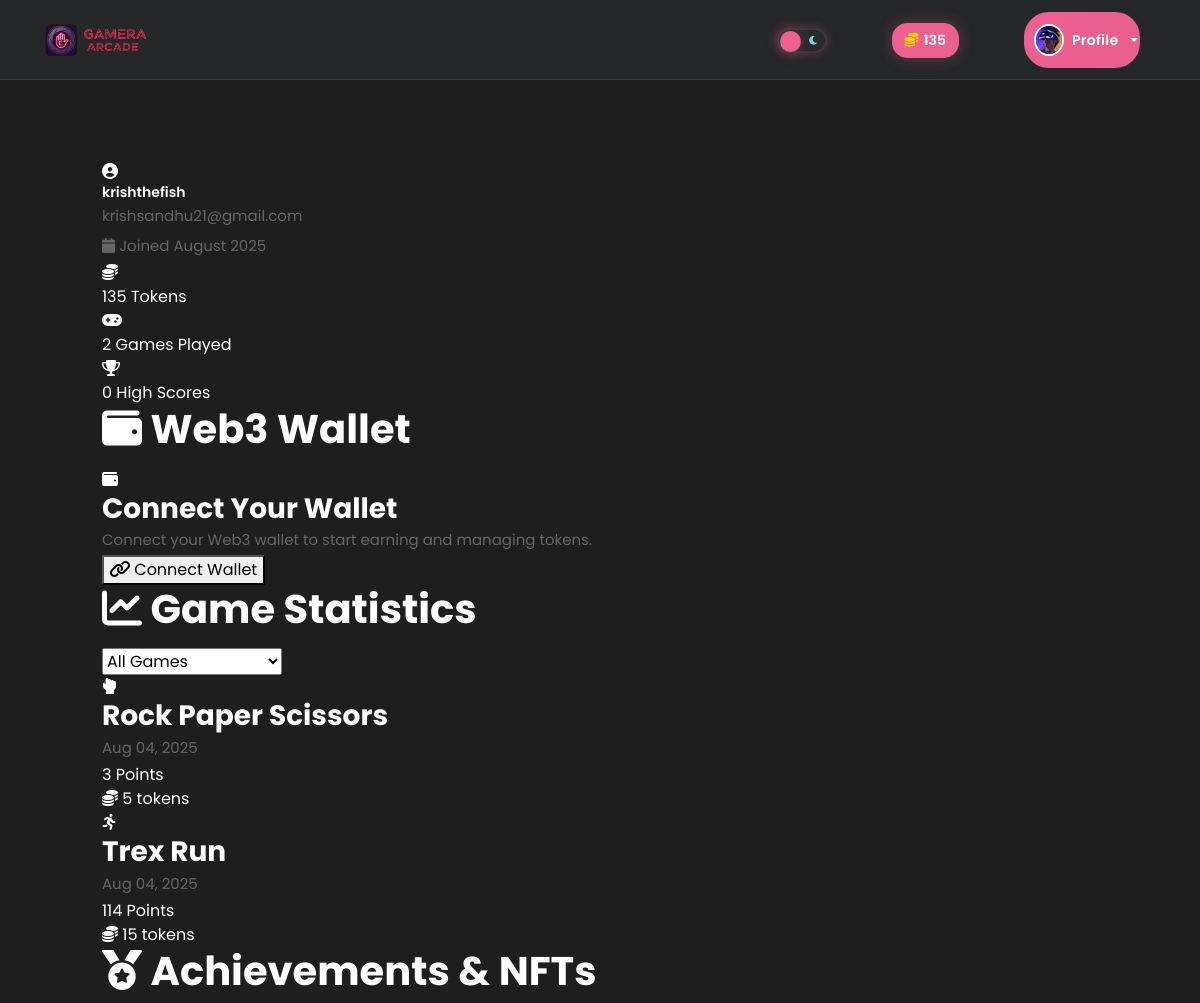
Before: /profile (signed in, upper part) with the older database file.
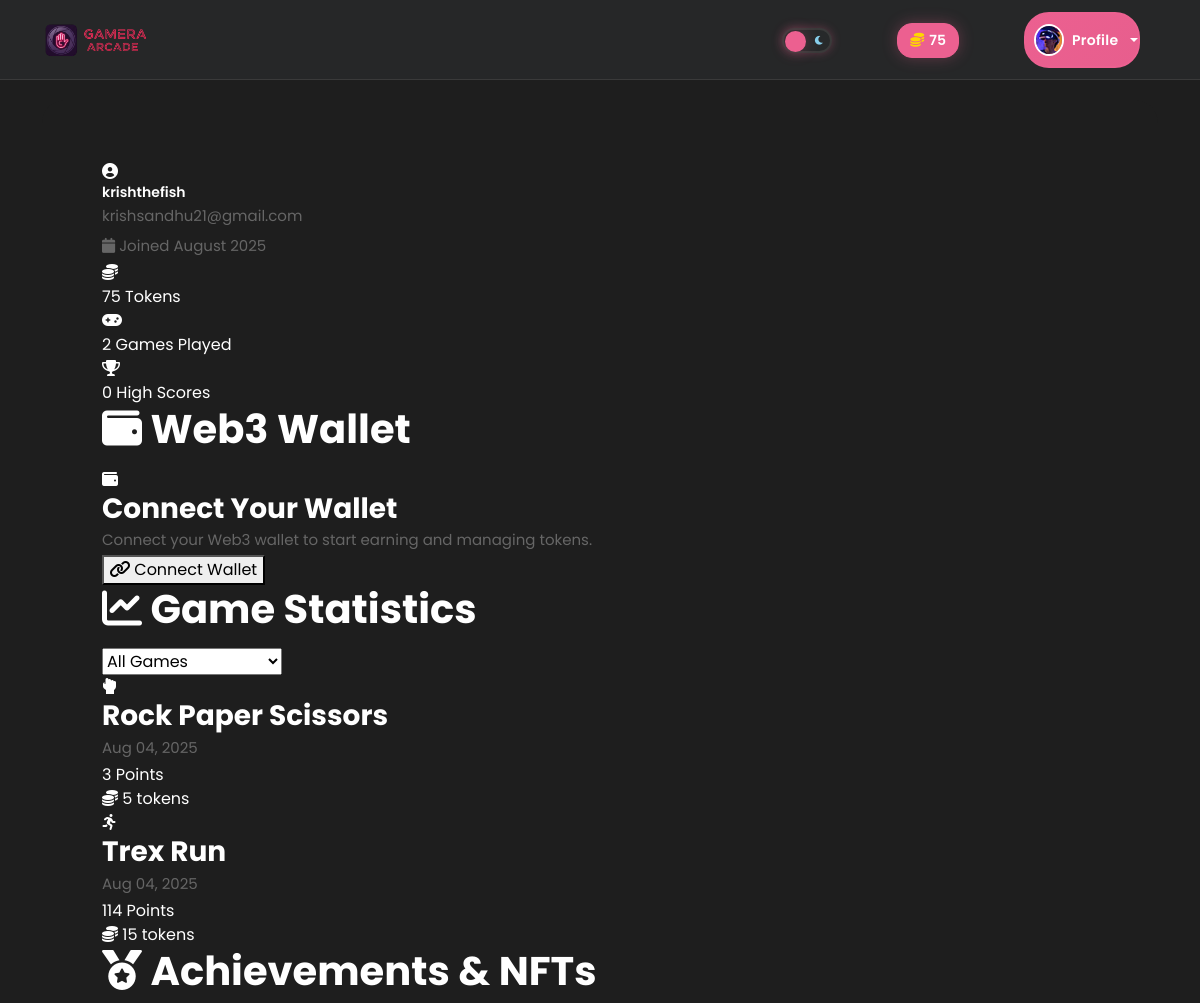
After: the same page with the newer database file.
### app.py (models this page shows)
class User(db.Model):
    id = db.Column(db.Integer, primary_key=True)
    username = db.Column(db.String(80), unique=True, nullable=False)
    email = db.Column(db.String(120), unique=True, nullable=False)
    password_hash = db.Column(db.String(120), nullable=False)
    wallet_address = db.Column(db.String(42), nullable=True)  # Web3 wallet address
    tokens = db.Column(db.Integer, default=1000)  # Game tokens earned
    created_at = db.Column(db.DateTime, default=datetime.utcnow)
    scores = db.relationship('Score', backref='user', lazy=True)

class Score(db.Model):
    id = db.Column(db.Integer, primary_key=True)
    user_id = db.Column(db.Integer, db.ForeignKey('user.id'), nullable=False)
    game_name = db.Column(db.String(50), nullable=False)
    score = db.Column(db.Integer, nullable=False)
    tokens_earned = db.Column(db.Integer, default=0)
    created_at = db.Column(db.DateTime, default=datetime.utcnow)

### app.py (the view)
@app.route('/profile')
def profile():
    if 'user_id' not in session:
        return redirect(url_for('auth'))
    user = User.query.get(session['user_id'])
    user_scores = Score.query.filter_by(user_id=user.id)\
        .order_by(Score.created_at.desc())\
        .limit(20)\
        .all()
    return render_template('profile.html', user=user, scores=user_scores)

### templates/profile.html (shortened to what this page needs)
{% extends "layout.html" %}
{% block content %}
<div class="profile-page">
    <div class="profile-header">
        <div class="profile-info">
            <div class="profile-avatar">
                <i class="fas fa-user-circle"></i>
            </div>
            <div class="profile-details">
                <h1 class="profile-name">{{ user.username }}</h1>
                <p class="profile-email">{{ user.email }}</p>
                <p class="profile-joined">
                    <i class="fas fa-calendar"></i>
                    Joined {{ user.created_at.strftime('%B %Y') }}
                </p>
            </div>
        </div>
        <div class="profile-stats">
            <div class="stat-card">
                <div class="stat-icon">
                    <i class="fas fa-coins"></i>
                </div>
                <div class="stat-info">
                    <span class="stat-number">{{ user.tokens }}</span>
                    <span class="stat-label">Tokens</span>
                </div>
            </div>
            <div class="stat-card">
                <div class="stat-icon">
                    <i class="fas fa-gamepad"></i>
                </div>
                <div class="stat-info">
                    <span class="stat-number">{{ scores|length }}</span>
                    <span class="stat-label">Games Played</span>
                </div>
            </div>
            <div class="stat-card">
                <div class="stat-icon">
                    <i class="fas fa-trophy"></i>
                </div>
                <div class="stat-info">
                    <span class="stat-number">{{ scores|selectattr('score', 'gt', 1000)|list|length }}</span>
                    <span class="stat-label">High Scores</span>
                </div>
            </div>
        </div>
    </div>
    <div class="profile-content">
        <div class="profile-section">
            <div class="section-header">
                <h2 class="section-title">
                    <i class="fas fa-wallet"></i>
                    Web3 Wallet
                </h2>
            </div>
            <div class="wallet-info">
                {% if user.wallet_address %}
                    <div class="wallet-connected">
                        <div class="wallet-status">
                            <i class="fas fa-check-circle connected"></i>
                            <span>Wallet Connected</span>
                        </div>
                        <div class="wallet-address">
                            <code>{{ user.wallet_address[:6] }}...{{ user.wallet_address[-4:] }}</code>
                            <button class="copy-btn" onclick="copyToClipboard('{{ user.wallet_address }}')">
                                <i class="fas fa-copy"></i>
                            </button>
                        </div>
                        <div class="wallet-actions">
                            <button class="wallet-btn" onclick="viewOnExplorer('{{ user.wallet_address }}')">
                                <i class="fas fa-external-link-alt"></i>
                                View on Explorer
                            </button>
                            <button class="wallet-btn secondary" onclick="disconnectWallet()">
                                <i class="fas fa-unlink"></i>
                                Disconnect
                            </button>
                        </div>
                    </div>
                {% else %}
                    <div class="wallet-disconnected">
                        <div class="wallet-placeholder">
                            <i class="fas fa-wallet"></i>
                            <h3>Connect Your Wallet</h3>
                            <p>Connect your Web3 wallet to start earning and managing tokens.</p>
                            <button class="wallet-btn primary" onclick="connectWallet()">
                                <i class="fas fa-link"></i>
                                Connect Wallet
                            </button>
                        </div>
                    </div>
                {% endif %}
            </div>
        </div>
        <div class="profile-section">
            <div class="section-header">
                <h2 class="section-title">
                    <i class="fas fa-chart-line"></i>
                    Game Statistics
                </h2>
                <div class="section-filters">
                    <select id="gameFilter" onchange="filterScores()">
                        <option value="all">All Games</option>
                    </select>
                </div>
            </div>
            {% if scores %}
                <div class="scores-grid">
                    {% for score in scores %}
                        <div class="score-card" data-game="{{ score.game_name }}">
                            <div class="score-header">
                                <div class="game-icon">
                                    {% if score.game_name == 'fruit_ninja' %}
                                        <i class="fas fa-apple-alt"></i>
                                    {% elif score.game_name == 'trex_run' %}
                                        <i class="fas fa-running"></i>
                                    {% elif score.game_name == 'rock_paper_scissors' %}
                                        <i class="fas fa-hand-rock"></i>
                                    {% elif score.game_name == 'breakout' %}
                                        <i class="fas fa-square"></i>
                                    {% else %}
                                        <i class="fas fa-gamepad"></i>
                                    {% endif %}
                                </div>
                                <div class="score-info">
                                    <h3 class="game-name">{{ score.game_name.replace('_', ' ').title() }}</h3>
                                    <p class="score-date">{{ score.created_at.strftime('%b %d, %Y') }}</p>
                                </div>
                            </div>
                            <div class="score-details">
                                <div class="score-value">
                                    <span class="score-number">{{ score.score }}</span>
                                    <span class="score-label">Points</span>
                                </div>
                                <div class="tokens-earned">
                                    <i class="fas fa-coins"></i>
                                    <span>{{ score.tokens_earned }} tokens</span>
                                </div>
                            </div>
                        </div>
                    {% endfor %}
                </div>
            {% endif %}
        </div>
        <div class="profile-section">
            <div class="section-header">
                <h2 class="section-title">
                    <i class="fas fa-medal"></i>
                    Achievements & NFTs
                </h2>
            </div>
        </div>
    </div>
</div>
{% endblock %}

### templates/layout.html (shortened to what this page needs)
<!DOCTYPE html>
<html lang="en">
<head>
    <link href="{{ url_for('static', filename='bootstrap/css/bootstrap.min.css') }}" rel="stylesheet">
    <link rel="stylesheet" href="{{ url_for('static', filename='css/fontawesome.css') }}">
    <link rel="stylesheet" href="{{ url_for('static', filename='css/templatemo-cyborg-gaming.css') }}">
    <link rel="stylesheet" href="{{ url_for('static', filename='css/owl.css') }}">
    <link rel="stylesheet" href="{{ url_for('static', filename='css/animate.css') }}">
    <link rel="stylesheet" href="https://unpkg.com/swiper@7/swiper-bundle.min.css"/>
    <link rel="stylesheet" href="{{ url_for('static', filename='css/gamera-theme.css') }}">
    <link rel="stylesheet" href="{{ url_for('static', filename='css/gamera-fixes.css') }}">
</head>
<body>
    <header class="header-area header-sticky">
        <div class="container">
            <div class="row">
                <div class="col-12">
                    <nav class="main-nav">
                        <a href="{{ url_for('index') }}" class="logo">
                            <img src="{{ url_for('static', filename='images/logo.png') }}" alt="Gamera Arcade">
                        </a>
                        <ul class="nav">
                            {% if session.user_id %}
                                <li class="nav-item">
                                    <div class="theme-toggle-cyborg">
                                        <label for="theme-switch" class="theme-label">
                                            <i class="fas fa-moon moon-icon"></i>
                                            <span class="toggle-slider"></span>
                                        </label>
                                    </div>
                                </li>
                                <li class="nav-item">
                                    <div class="nav-coins" onclick="connectWallet()">
                                        <i class="fas fa-coins"></i>
                                        <span id="user-coins">{{ session.tokens }}</span>
                                    </div>
                                </li>
                                <li class="nav-item dropdown">
                                    <a href="#" class="nav-link dropdown-toggle" id="profileDropdown" onclick="toggleProfileDropdown(event)">
                                        <img src="{{ url_for('static', filename='images/profile-header.jpg') }}" alt="Profile" class="profile-img">
                                        <span class="profile-name">Profile</span>
                                    </a>
                                </li>
                            {% endif %}
                        </ul>
                    </nav>
                </div>
            </div>
        </div>
    </header>
    <div class="container">
        <div class="row">
            <div class="col-lg-12">
                <div class="page-content">
                    {% block content %}{% endblock %}
                </div>
            </div>
        </div>
    </div>
</body>
</html>

### static/css/templatemo-cyborg-gaming.css (style rules this page uses)
html, body, div, span, applet, object, iframe, h1, h2, h3, h4, h5, h6, p, blockquote, div pre, a, abbr, acronym, address, big, cite, code, del, dfn, em, font, img, ins, kbd, q, s, samp, small, strike, strong, sub, sup, tt, var, b, u, i, center, dl, dt, dd, ol, ul, li, figure, header, nav, section, article, aside, footer, figcaption { margin: 0; padding: 0; border: 0; outline: 0; }
ul, li { padding: 0; margin: 0; list-style: none; }
header, nav, section, article, aside, footer, hgroup { display: block; }
* { box-sizing: border-box; }
html, body { font-family: 'Poppins', sans-serif; font-weight: 400; background-color: #1e1e1e; font-size: 16px; -ms-text-size-adjust: 100%; -webkit-font-smoothing: antialiased; -moz-osx-font-smoothing: grayscale; }
a { color: #CCC; text-decoration: none !important; }
h1, h2, h3, h4, h5, h6 { margin-top: 0px; margin-bottom: 0px; color: #fff; font-weight: 700; }
ul { margin-bottom: 0px; }
p { font-size: 15px; line-height: 30px; color: #fff; }
img { width: 100%; overflow: hidden; }
html, body { background: #1f2122; font-family: 'Poppins', sans-serif; }
body .page-content { margin-top: 110px; background-color: #27292a; padding: 60px; border-radius: 23px; }
p { font-size: 15px; color: #666; line-height: 30px; margin-bottom: 0px; }
.header-area { background-color: transparent; position: absolute; height: 70px; top: 15px; left: 0; right: 0; z-index: 100; -webkit-transition: all .5s ease 0s; -moz-transition: all .5s ease 0s; -o-transition: all .5s ease 0s; transition: all .5s ease 0s; }
.header-area .main-nav { min-height: 80px; background: transparent; display: flex; padding: 15px 0px; border-radius: 50px; }
.header-area .main-nav .logo { border-right: 1px solid #27292a; flex-basis: 25%; margin-right: 5%; -webkit-transition: all 0.3s ease 0s; -moz-transition: all 0.3s ease 0s; -o-transition: all 0.3s ease 0s; transition: all 0.3s ease 0s; }
.header-area .main-nav .logo img { width: 191px; }
.header-area .main-nav .nav { display: inline-flex; flex-basis: 70%; justify-content: flex-end; vertical-align: middle; text-align: right; margin-top: 0px; margin-right: 0px; -webkit-transition: all 0.3s ease 0s; -moz-transition: all 0.3s ease 0s; -o-transition: all 0.3s ease 0s; transition: all 0.3s ease 0s; position: relative; z-index: 999; }
.header-area .main-nav .nav li { padding-left: 10px; padding-right: 10px; display: inline-block; }
.header-area .main-nav .nav li a { display: block; font-weight: 400; font-size: 14px; text-transform: capitalize; color: #666; -webkit-transition: all 0.3s ease 0s; -moz-transition: all 0.3s ease 0s; -o-transition: all 0.3s ease 0s; transition: all 0.3s ease 0s; border: transparent; padding: 13px 10px; border-radius: 18px; letter-spacing: .3px; }
.header-area .main-nav .nav li:last-child a { background-color: #27292a; padding: 8px 10px 8px 20px; border-radius: 23px; }
.header-area .main-nav .nav li:last-child a img { max-width: 30px; border-radius: 50%; margin-left: 5px; }
.header-area.header-sticky { min-height: 70px; }
@media (max-width: 1200px) { .header-area .main-nav .nav li { padding-left: 10px; padding-right: 10px; } }
@media (max-width: 1200px) { .header-area .main-nav:before { display: none; } }
body { overflow-x: hidden; }
@media (max-width: 1200px) { .header-area .main-nav .nav li { padding-right: 5px; padding-left: 5px; } }
@media (max-width: 1200px) { .header-area .main-nav .logo { margin-right: 30px; border-right: none; } }

Changed rows visible on the page:
changed User "krishsandhu21@gmail.com": tokens "135" → "75"
Other visible differences:
{{ session.tokens }}: "135" → "75"
